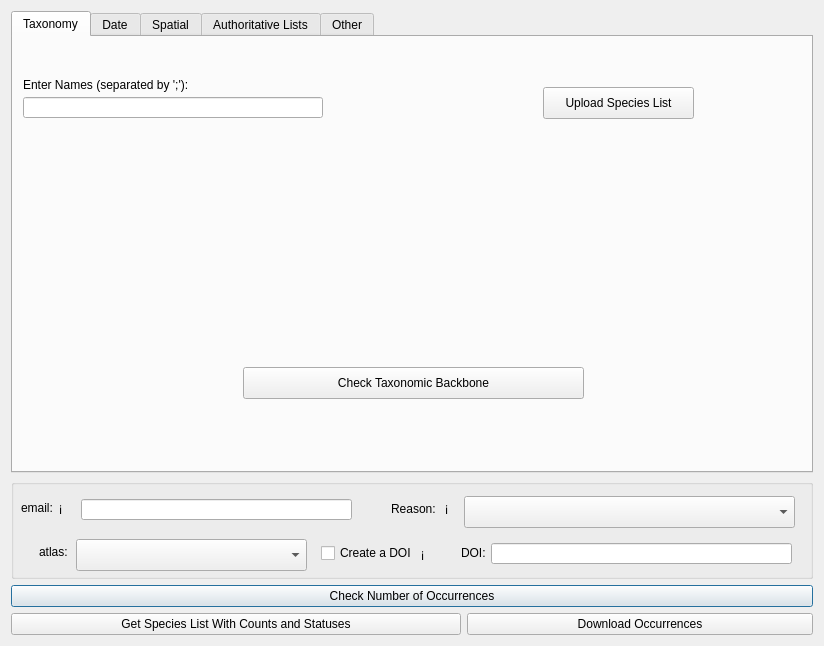
<?xml version="1.0" encoding="UTF-8"?>
<ui version="4.0">
 <class>AlaQgisPluginDialogBase</class>
 <widget class="QDialog" name="AlaQgisPluginDialogBase">
  <property name="geometry">
   <rect>
    <x>0</x>
    <y>0</y>
    <width>824</width>
    <height>646</height>
   </rect>
  </property>
  <property name="sizePolicy">
   <sizepolicy hsizetype="Preferred" vsizetype="Preferred">
    <horstretch>0</horstretch>
    <verstretch>0</verstretch>
   </sizepolicy>
  </property>
  <property name="windowTitle">
   <string>ALA QGIS Plugin</string>
  </property>
  <layout class="QFormLayout" name="formLayout">
   <item row="1" column="0" colspan="2">
    <widget class="QGroupBox" name="emailGroupBox">
     <property name="sizePolicy">
      <sizepolicy hsizetype="Minimum" vsizetype="Minimum">
       <horstretch>0</horstretch>
       <verstretch>0</verstretch>
      </sizepolicy>
     </property>
     <property name="minimumSize">
      <size>
       <width>800</width>
       <height>100</height>
      </size>
     </property>
     <property name="title">
      <string/>
     </property>
     <widget class="QLineEdit" name="emailLineEdit">
      <property name="geometry">
       <rect>
        <x>70</x>
        <y>20</y>
        <width>271</width>
        <height>21</height>
       </rect>
      </property>
     </widget>
     <widget class="QLabel" name="emailLabel">
      <property name="geometry">
       <rect>
        <x>10</x>
        <y>21</y>
        <width>41</width>
        <height>16</height>
       </rect>
      </property>
      <property name="text">
       <string>email:</string>
      </property>
     </widget>
     <widget class="QLabel" name="reasonLabel">
      <property name="geometry">
       <rect>
        <x>380</x>
        <y>22</y>
        <width>51</width>
        <height>16</height>
       </rect>
      </property>
      <property name="text">
       <string>Reason:</string>
      </property>
     </widget>
     <widget class="QCheckBox" name="createDoiCheckBox">
      <property name="geometry">
       <rect>
        <x>310</x>
        <y>64</y>
        <width>111</width>
        <height>20</height>
       </rect>
      </property>
      <property name="text">
       <string>Create a DOI</string>
      </property>
     </widget>
     <widget class="QLineEdit" name="doiLineEdit">
      <property name="geometry">
       <rect>
        <x>480</x>
        <y>64</y>
        <width>301</width>
        <height>21</height>
       </rect>
      </property>
     </widget>
     <widget class="QComboBox" name="reasonsComboBox">
      <property name="geometry">
       <rect>
        <x>453</x>
        <y>17</y>
        <width>331</width>
        <height>32</height>
       </rect>
      </property>
     </widget>
     <widget class="QComboBox" name="atlasesComboBox">
      <property name="geometry">
       <rect>
        <x>65</x>
        <y>60</y>
        <width>231</width>
        <height>32</height>
       </rect>
      </property>
     </widget>
     <widget class="QLabel" name="atlasesLabel">
      <property name="geometry">
       <rect>
        <x>28</x>
        <y>65</y>
        <width>33</width>
        <height>16</height>
       </rect>
      </property>
      <property name="text">
       <string>atlas:</string>
      </property>
     </widget>
     <widget class="QLabel" name="doiLabel">
      <property name="geometry">
       <rect>
        <x>450</x>
        <y>66</y>
        <width>27</width>
        <height>16</height>
       </rect>
      </property>
      <property name="text">
       <string>DOI:</string>
      </property>
     </widget>
     <widget class="QLabel" name="reasonInformationLabel">
      <property name="geometry">
       <rect>
        <x>434</x>
        <y>20</y>
        <width>21</width>
        <height>21</height>
       </rect>
      </property>
      <property name="text">
       <string>ℹ️</string>
      </property>
     </widget>
     <widget class="QLabel" name="emailInformationLabel">
      <property name="geometry">
       <rect>
        <x>48</x>
        <y>20</y>
        <width>21</width>
        <height>21</height>
       </rect>
      </property>
      <property name="text">
       <string>ℹ️</string>
      </property>
     </widget>
     <widget class="QLabel" name="doiInformationLabel">
      <property name="geometry">
       <rect>
        <x>410</x>
        <y>66</y>
        <width>21</width>
        <height>21</height>
       </rect>
      </property>
      <property name="text">
       <string>ℹ️</string>
      </property>
     </widget>
    </widget>
   </item>
   <item row="2" column="0" colspan="2">
    <widget class="QPushButton" name="checkNumOccurrences">
     <property name="text">
      <string>Check Number of Occurrences</string>
     </property>
    </widget>
   </item>
   <item row="5" column="0">
    <widget class="QPushButton" name="speciesListCountsStatuses">
     <property name="minimumSize">
      <size>
       <width>450</width>
       <height>0</height>
      </size>
     </property>
     <property name="text">
      <string>Get Species List With Counts and Statuses</string>
     </property>
    </widget>
   </item>
   <item row="5" column="1">
    <widget class="QPushButton" name="occDownload">
     <property name="text">
      <string>Download Occurrences</string>
     </property>
    </widget>
   </item>
   <item row="0" column="0" colspan="2">
    <widget class="QTabWidget" name="tabWidget">
     <property name="minimumSize">
      <size>
       <width>0</width>
       <height>400</height>
      </size>
     </property>
     <property name="currentIndex">
      <number>0</number>
     </property>
     <widget class="QWidget" name="Taxonomy">
      <attribute name="title">
       <string>Taxonomy</string>
      </attribute>
      <widget class="QLineEdit" name="speciesLineEdit">
       <property name="geometry">
        <rect>
         <x>10</x>
         <y>60</y>
         <width>300</width>
         <height>21</height>
        </rect>
       </property>
       <property name="sizePolicy">
        <sizepolicy hsizetype="Minimum" vsizetype="Minimum">
         <horstretch>0</horstretch>
         <verstretch>0</verstretch>
        </sizepolicy>
       </property>
       <property name="maximumSize">
        <size>
         <width>300</width>
         <height>16777215</height>
        </size>
       </property>
      </widget>
      <widget class="QPushButton" name="checkTaxonBackbonePushButton">
       <property name="enabled">
        <bool>true</bool>
       </property>
       <property name="geometry">
        <rect>
         <x>230</x>
         <y>330</y>
         <width>341</width>
         <height>32</height>
        </rect>
       </property>
       <property name="text">
        <string>Check Taxonomic Backbone</string>
       </property>
      </widget>
      <widget class="QPushButton" name="uploadSpeciesListPushButton">
       <property name="geometry">
        <rect>
         <x>530</x>
         <y>50</y>
         <width>151</width>
         <height>32</height>
        </rect>
       </property>
       <property name="text">
        <string>Upload Species List</string>
       </property>
      </widget>
      <widget class="QLabel" name="speciesLabel">
       <property name="geometry">
        <rect>
         <x>10</x>
         <y>40</y>
         <width>241</width>
         <height>16</height>
        </rect>
       </property>
       <property name="text">
        <string>Enter Names (separated by ';'):</string>
       </property>
      </widget>
     </widget>
     <widget class="QWidget" name="Date">
      <attribute name="title">
       <string>Date</string>
      </attribute>
      <widget class="QLabel" name="startDateLabel">
       <property name="geometry">
        <rect>
         <x>160</x>
         <y>20</y>
         <width>71</width>
         <height>16</height>
        </rect>
       </property>
       <property name="text">
        <string>Start Date</string>
       </property>
      </widget>
      <widget class="QLabel" name="endDateLabel">
       <property name="geometry">
        <rect>
         <x>550</x>
         <y>20</y>
         <width>58</width>
         <height>16</height>
        </rect>
       </property>
       <property name="text">
        <string>End Date</string>
       </property>
      </widget>
      <widget class="QCalendarWidget" name="startDateCalendarWidget">
       <property name="geometry">
        <rect>
         <x>40</x>
         <y>50</y>
         <width>304</width>
         <height>173</height>
        </rect>
       </property>
       <property name="gridVisible">
        <bool>false</bool>
       </property>
      </widget>
      <widget class="QCalendarWidget" name="endDateCalendarWidget">
       <property name="geometry">
        <rect>
         <x>420</x>
         <y>50</y>
         <width>304</width>
         <height>173</height>
        </rect>
       </property>
      </widget>
     </widget>
     <widget class="QWidget" name="Spatial">
      <attribute name="title">
       <string>Spatial</string>
      </attribute>
      <widget class="QPushButton" name="updateLayersPushButton">
       <property name="geometry">
        <rect>
         <x>280</x>
         <y>210</y>
         <width>231</width>
         <height>32</height>
        </rect>
       </property>
       <property name="text">
        <string>Update Layers in Plugin</string>
       </property>
      </widget>
     </widget>
     <widget class="QWidget" name="AuthoritativeLists">
      <attribute name="title">
       <string>Authoritative Lists</string>
      </attribute>
      <widget class="QLabel" name="threatenedLabel">
       <property name="geometry">
        <rect>
         <x>20</x>
         <y>30</y>
         <width>81</width>
         <height>16</height>
        </rect>
       </property>
       <property name="text">
        <string>Threatened</string>
       </property>
      </widget>
      <widget class="QLabel" name="SensitiveLabel">
       <property name="geometry">
        <rect>
         <x>250</x>
         <y>30</y>
         <width>58</width>
         <height>16</height>
        </rect>
       </property>
       <property name="text">
        <string>Sensitive</string>
       </property>
      </widget>
      <widget class="QLabel" name="migratoryLabel">
       <property name="geometry">
        <rect>
         <x>470</x>
         <y>30</y>
         <width>71</width>
         <height>16</height>
        </rect>
       </property>
       <property name="text">
        <string>Migratory</string>
       </property>
      </widget>
      <widget class="QLabel" name="nonNativeLabel">
       <property name="geometry">
        <rect>
         <x>20</x>
         <y>260</y>
         <width>91</width>
         <height>16</height>
        </rect>
       </property>
       <property name="text">
        <string>Non-Native</string>
       </property>
      </widget>
      <widget class="QCheckBox" name="actThreatCheckBox">
       <property name="geometry">
        <rect>
         <x>30</x>
         <y>50</y>
         <width>181</width>
         <height>20</height>
        </rect>
       </property>
       <property name="text">
        <string>Australian Capital Territory</string>
       </property>
      </widget>
      <widget class="QCheckBox" name="nswThreatCheckBox">
       <property name="geometry">
        <rect>
         <x>30</x>
         <y>90</y>
         <width>141</width>
         <height>20</height>
        </rect>
       </property>
       <property name="text">
        <string>New South Wales</string>
       </property>
      </widget>
      <widget class="QCheckBox" name="ntThreatCheckBox">
       <property name="geometry">
        <rect>
         <x>30</x>
         <y>110</y>
         <width>141</width>
         <height>20</height>
        </rect>
       </property>
       <property name="text">
        <string>Northern Territory</string>
       </property>
      </widget>
      <widget class="QCheckBox" name="qldThreatCheckBox">
       <property name="geometry">
        <rect>
         <x>30</x>
         <y>130</y>
         <width>111</width>
         <height>20</height>
        </rect>
       </property>
       <property name="text">
        <string>Queensland</string>
       </property>
      </widget>
      <widget class="QCheckBox" name="saThreatCheckBox">
       <property name="geometry">
        <rect>
         <x>30</x>
         <y>150</y>
         <width>131</width>
         <height>20</height>
        </rect>
       </property>
       <property name="text">
        <string>South Australia</string>
       </property>
      </widget>
      <widget class="QCheckBox" name="epbcThreatCheckBox">
       <property name="geometry">
        <rect>
         <x>30</x>
         <y>70</y>
         <width>85</width>
         <height>20</height>
        </rect>
       </property>
       <property name="text">
        <string>EPBC Act</string>
       </property>
      </widget>
      <widget class="QCheckBox" name="vicThreatCheckBox">
       <property name="geometry">
        <rect>
         <x>30</x>
         <y>190</y>
         <width>85</width>
         <height>20</height>
        </rect>
       </property>
       <property name="text">
        <string>Victoria</string>
       </property>
      </widget>
      <widget class="QCheckBox" name="tasThreatCheckBox">
       <property name="geometry">
        <rect>
         <x>30</x>
         <y>170</y>
         <width>85</width>
         <height>20</height>
        </rect>
       </property>
       <property name="text">
        <string>Tasmania</string>
       </property>
      </widget>
      <widget class="QCheckBox" name="waThreatCheckBox">
       <property name="geometry">
        <rect>
         <x>30</x>
         <y>210</y>
         <width>151</width>
         <height>20</height>
        </rect>
       </property>
       <property name="text">
        <string>Western Australia</string>
       </property>
      </widget>
      <widget class="QCheckBox" name="actSensCheckBox">
       <property name="geometry">
        <rect>
         <x>260</x>
         <y>50</y>
         <width>191</width>
         <height>20</height>
        </rect>
       </property>
       <property name="text">
        <string>Australian Capital Territory</string>
       </property>
      </widget>
      <widget class="QCheckBox" name="ntSensCheckBox">
       <property name="geometry">
        <rect>
         <x>260</x>
         <y>90</y>
         <width>151</width>
         <height>20</height>
        </rect>
       </property>
       <property name="text">
        <string>Northern Territory</string>
       </property>
      </widget>
      <widget class="QCheckBox" name="nswSensCheckBox">
       <property name="geometry">
        <rect>
         <x>260</x>
         <y>70</y>
         <width>141</width>
         <height>20</height>
        </rect>
       </property>
       <property name="text">
        <string>New South Wales</string>
       </property>
      </widget>
      <widget class="QCheckBox" name="qldSensCheckBox">
       <property name="geometry">
        <rect>
         <x>260</x>
         <y>110</y>
         <width>101</width>
         <height>20</height>
        </rect>
       </property>
       <property name="text">
        <string>Queensland</string>
       </property>
      </widget>
      <widget class="QCheckBox" name="saSensCheckBox">
       <property name="geometry">
        <rect>
         <x>260</x>
         <y>130</y>
         <width>141</width>
         <height>20</height>
        </rect>
       </property>
       <property name="text">
        <string>South Australia</string>
       </property>
      </widget>
      <widget class="QCheckBox" name="vicSensCheckBox">
       <property name="geometry">
        <rect>
         <x>260</x>
         <y>170</y>
         <width>85</width>
         <height>20</height>
        </rect>
       </property>
       <property name="text">
        <string>Victoria</string>
       </property>
      </widget>
      <widget class="QCheckBox" name="tasSensCheckBox">
       <property name="geometry">
        <rect>
         <x>260</x>
         <y>150</y>
         <width>85</width>
         <height>20</height>
        </rect>
       </property>
       <property name="text">
        <string>Tasmania</string>
       </property>
      </widget>
      <widget class="QCheckBox" name="waSensCheckBox">
       <property name="geometry">
        <rect>
         <x>260</x>
         <y>190</y>
         <width>151</width>
         <height>20</height>
        </rect>
       </property>
       <property name="text">
        <string>Western Australia</string>
       </property>
      </widget>
      <widget class="QCheckBox" name="bonnMigratoryCheckBox">
       <property name="geometry">
        <rect>
         <x>480</x>
         <y>50</y>
         <width>191</width>
         <height>31</height>
        </rect>
       </property>
       <property name="text">
        <string>Bonn Convention Migratory 
Taxa</string>
       </property>
      </widget>
      <widget class="QCheckBox" name="cambaCheckBox">
       <property name="geometry">
        <rect>
         <x>480</x>
         <y>80</y>
         <width>181</width>
         <height>31</height>
        </rect>
       </property>
       <property name="text">
        <string>CAMBA (China-Australia 
Migratory Bird Agreement)</string>
       </property>
      </widget>
      <widget class="QCheckBox" name="rokambaCheckBox">
       <property name="geometry">
        <rect>
         <x>480</x>
         <y>150</y>
         <width>211</width>
         <height>51</height>
        </rect>
       </property>
       <property name="text">
        <string>ROKAMBA (Republic of 
Korea-Australia Migratory 
Bird Agreement)</string>
       </property>
      </widget>
      <widget class="QCheckBox" name="jambaCheckBox">
       <property name="geometry">
        <rect>
         <x>480</x>
         <y>110</y>
         <width>201</width>
         <height>41</height>
        </rect>
       </property>
       <property name="text">
        <string>JAMBA (Japan-Australia
Migratory Bird Agreement)</string>
       </property>
      </widget>
      <widget class="QCheckBox" name="nonNativeCheckBox">
       <property name="geometry">
        <rect>
         <x>30</x>
         <y>280</y>
         <width>161</width>
         <height>41</height>
        </rect>
       </property>
       <property name="text">
        <string>Non-Native List for
Australia and Territories </string>
       </property>
      </widget>
     </widget>
     <widget class="QWidget" name="Other">
      <attribute name="title">
       <string>Other</string>
      </attribute>
      <widget class="QLabel" name="basisOfRecordLabel">
       <property name="geometry">
        <rect>
         <x>20</x>
         <y>30</y>
         <width>101</width>
         <height>16</height>
        </rect>
       </property>
       <property name="text">
        <string>Basis of Record</string>
       </property>
      </widget>
      <widget class="QLabel" name="presAbsLabel">
       <property name="geometry">
        <rect>
         <x>280</x>
         <y>30</y>
         <width>101</width>
         <height>16</height>
        </rect>
       </property>
       <property name="text">
        <string>Present/Absent</string>
       </property>
      </widget>
      <widget class="QLabel" name="dataProfileLabel">
       <property name="geometry">
        <rect>
         <x>490</x>
         <y>30</y>
         <width>91</width>
         <height>16</height>
        </rect>
       </property>
       <property name="text">
        <string>Data Profile</string>
       </property>
      </widget>
      <widget class="QCheckBox" name="presentCheckBox">
       <property name="geometry">
        <rect>
         <x>310</x>
         <y>70</y>
         <width>85</width>
         <height>20</height>
        </rect>
       </property>
       <property name="text">
        <string>Present</string>
       </property>
      </widget>
      <widget class="QCheckBox" name="absentCheckBox">
       <property name="geometry">
        <rect>
         <x>310</x>
         <y>50</y>
         <width>85</width>
         <height>20</height>
        </rect>
       </property>
       <property name="text">
        <string>Absent</string>
       </property>
      </widget>
      <widget class="QCheckBox" name="observationsCheckBox">
       <property name="geometry">
        <rect>
         <x>60</x>
         <y>50</y>
         <width>141</width>
         <height>20</height>
        </rect>
       </property>
       <property name="text">
        <string>Observations</string>
       </property>
      </widget>
      <widget class="QCheckBox" name="specimensCheckBox">
       <property name="geometry">
        <rect>
         <x>60</x>
         <y>70</y>
         <width>131</width>
         <height>20</height>
        </rect>
       </property>
       <property name="text">
        <string>Specimens</string>
       </property>
      </widget>
      <widget class="QComboBox" name="dataProfileComboBox">
       <property name="geometry">
        <rect>
         <x>510</x>
         <y>50</y>
         <width>221</width>
         <height>32</height>
        </rect>
       </property>
      </widget>
      <widget class="QLabel" name="basisOfRecordInformationLabel">
       <property name="geometry">
        <rect>
         <x>120</x>
         <y>28</y>
         <width>21</width>
         <height>21</height>
        </rect>
       </property>
       <property name="text">
        <string>ℹ️</string>
       </property>
      </widget>
      <widget class="QLabel" name="presAbsInformationLabel">
       <property name="geometry">
        <rect>
         <x>378</x>
         <y>28</y>
         <width>21</width>
         <height>21</height>
        </rect>
       </property>
       <property name="text">
        <string>ℹ️</string>
       </property>
      </widget>
      <widget class="QLabel" name="dataProfileInformationLabel">
       <property name="geometry">
        <rect>
         <x>566</x>
         <y>28</y>
         <width>21</width>
         <height>21</height>
        </rect>
       </property>
       <property name="text">
        <string>ℹ️</string>
       </property>
      </widget>
     </widget>
    </widget>
   </item>
  </layout>
 </widget>
 <resources/>
 <connections/>
</ui>
